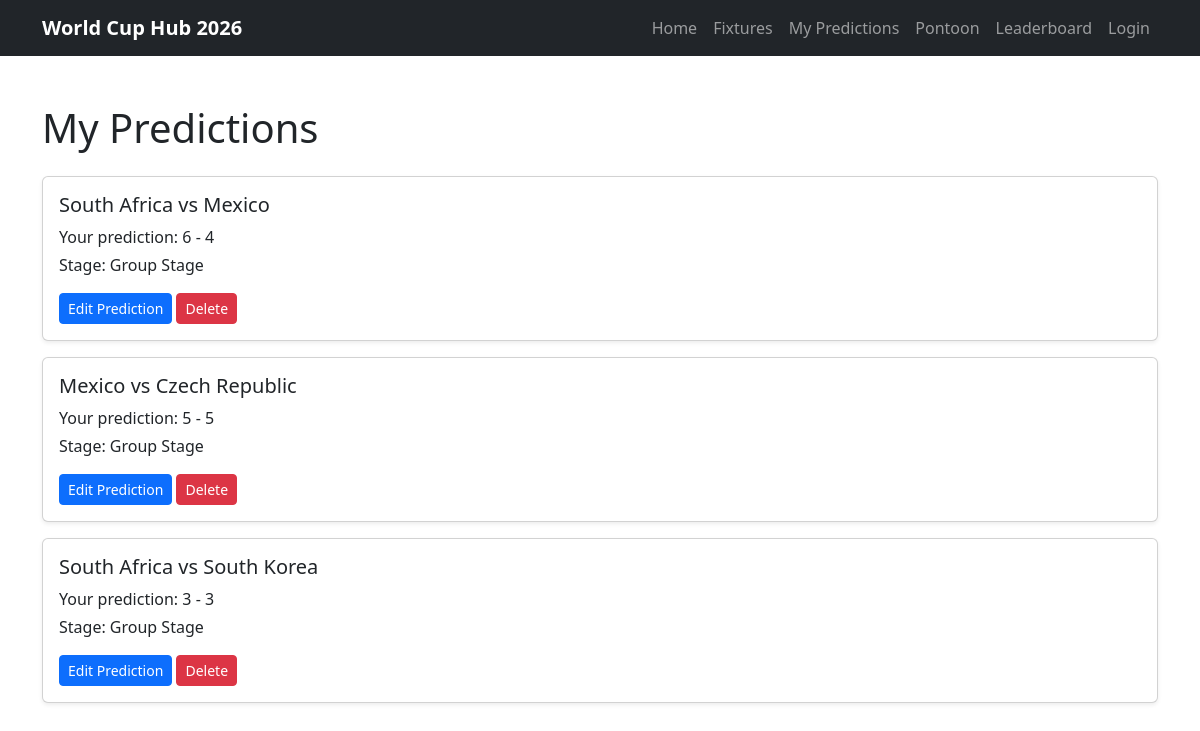
The app's page /my-predictions/ (signed in), older data.
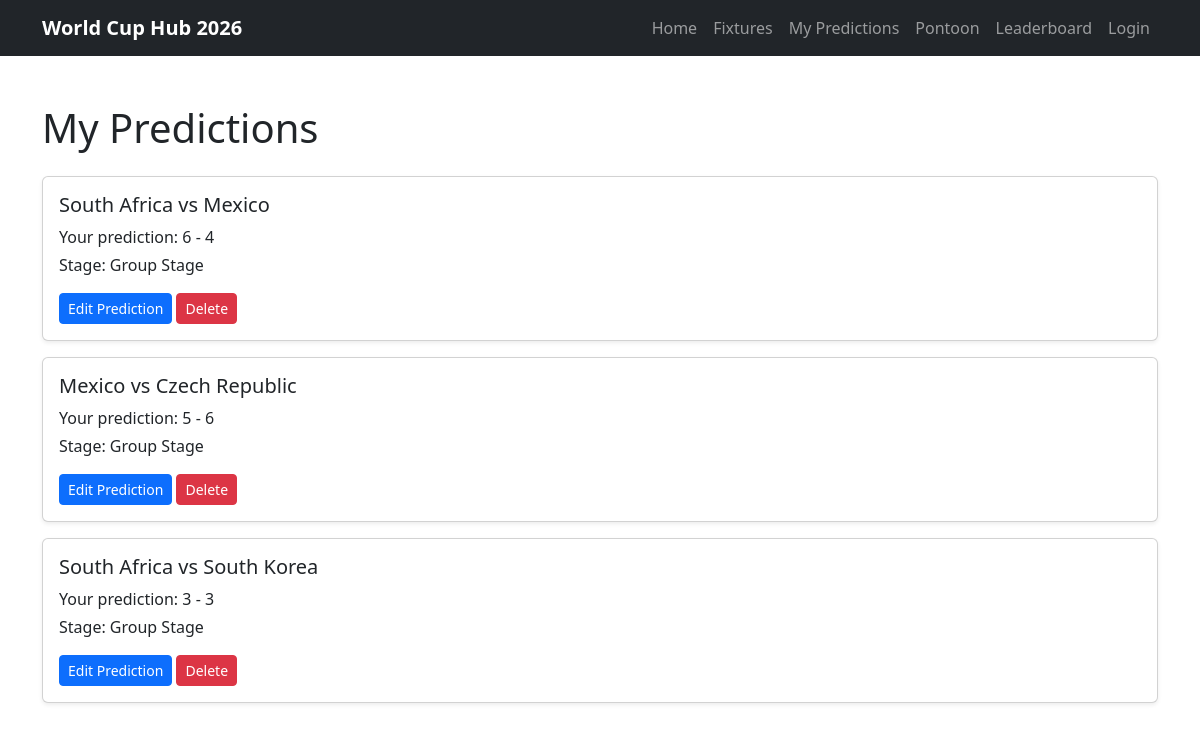
The same page, newer data.
### predictor/models.py (models this page shows, shortened)
class Prediction(models.Model):
    user = models.ForeignKey(User, on_delete=models.CASCADE, related_name='predictions')
    fixture = models.ForeignKey(Fixture, on_delete=models.CASCADE, related_name='predictions')
    predicted_home_score = models.PositiveIntegerField()
    predicted_away_score = models.PositiveIntegerField()
    points_awarded = models.IntegerField(default=0)
    created_at = models.DateTimeField(auto_now_add=True)
    class Meta:
        unique_together = ('user', 'fixture')
        ordering = ['fixture__kickoff_time']

class Fixture(models.Model):
    STAGE_CHOICES = [
        ('Group Stage', 'Group Stage'),
        ('Round of 32', 'Round of 32'),
        ('Round of 16', 'Round of 16'),
        ('Quarterfinals', 'Quarterfinals'),
        ('Semifinals', 'Semifinals'),
        ('Final', 'Final'),
    ]
    home_team = models.ForeignKey(
        Team,
        on_delete=models.CASCADE,
        related_name='home_fixtures'
    )
    away_team = models.ForeignKey(
        Team,
        on_delete=models.CASCADE,
        related_name='away_fixtures'
    )
    stadium = models.ForeignKey(
        Stadium,
        on_delete=models.SET_NULL,
        related_name='fixtures',
        null=True,
        blank=True
    )
    stage = models.CharField(max_length=20, choices=STAGE_CHOICES)
    kickoff_time = models.DateTimeField()
    home_team_score = models.PositiveIntegerField(blank=True, null=True)
    away_team_score = models.PositiveIntegerField(blank=True, null=True)
    class Meta:
        ordering = ['kickoff_time']

class Team(models.Model):
    GROUP_CHOICES = [
        ('A', 'Group A'),
        ('B', 'Group B'),
        ('C', 'Group C'),
        ('D', 'Group D'),
        ('E', 'Group E'),
        ('F', 'Group F'),
        ('G', 'Group G'),
        ('H', 'Group H'),
        ('I', 'Group I'),
        ('J', 'Group J'),
        ('K', 'Group K'),
        ('L', 'Group L'),
    ]
    name = models.CharField(max_length=100)
    group = models.CharField(max_length=1, choices=GROUP_CHOICES)
    manager = models.CharField(max_length=100, blank=True, null=True)
    captain = models.CharField(max_length=100, blank=True, null=True)
    best_world_cup_finish = models.CharField(max_length=100, blank=True, null=True)
    best_world_cup_year = models.PositiveIntegerField(blank=True, null=True)
    def __str__(self):
        return self.name

### predictor/views.py (the view)
@login_required
def my_predictions(request):
    predictions = Prediction.objects.filter(
        user=request.user
    )
    context = {
        "predictions": predictions,
    }
    return render(
        request,
        "predictor/my_predictions.html",
        context
    )

### predictor/templates/predictor/my_predictions.html
{% extends "base.html" %} {% block title %} My Predictions | World Cup Hub 2026 {% endblock %} {% block content %}
<section class="container py-5">
  <h1 class="mb-4">My Predictions</h1>
  {% for prediction in predictions %}
  <div class="card mb-3 shadow-sm">
    <div class="card-body">
      <h2 class="h5">{{ prediction.fixture.home_team }} vs {{ prediction.fixture.away_team }}</h2>
      <p class="mb-1">Your prediction: {{ prediction.predicted_home_score }} - {{ prediction.predicted_away_score }}</p>
      <p class="mb-0">Stage: {{ prediction.fixture.get_stage_display }}</p>
      <a href="{% url 'create_prediction' prediction.fixture.id %}" class="btn btn-primary btn-sm mt-3"> Edit Prediction </a>
      <a href="{% url 'delete_prediction' prediction.id %}" class="btn btn-danger btn-sm mt-3"> Delete </a>
    </div>
  </div>
  {% empty %}
  <p>You have not made any predictions yet.</p>
  {% endfor %}
</section>
{% endblock %}

Row changes from the older to the newer data that the page shows:
changed Prediction "Czech Republic": predicted_away_score "5" → "6"
